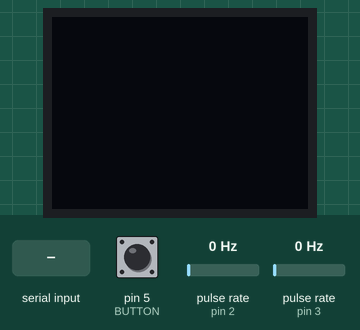
Recording of a sketch running on a simulated Arduino Pro Mini, built with avr-gcc and run on an emulated ATmega328P. Shown: 64×48 one-colour display. Wiring (inferred from the names in the program): 2 × pulse sensor: data pin 2 / data pin 3. The test bench sets the inputs (shaded band); at power-on: pin 5 (BUTTON) HIGH, pulse rate (sensors on pin 2, pin 3) 0 Hz.

Above: at 1.2 s.
1.3 s: "90,45,200\n" received over Serial
At 2.1 s:
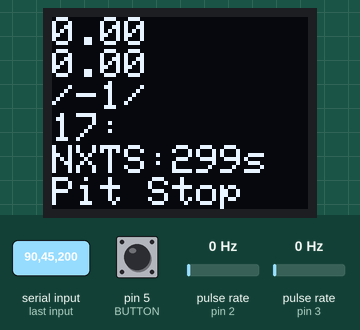
2.8 s: "30,150,10\n" received over Serial
At 3.2 s:
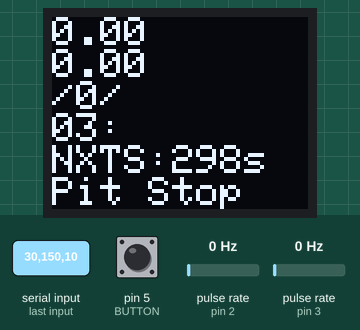
4.3 s: "90,45,200,10\n" received over Serial
At 5.5 s:
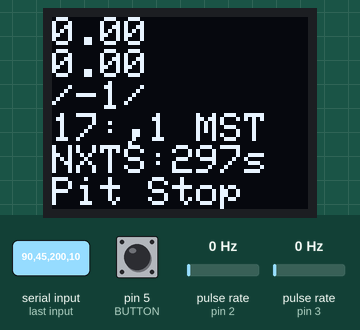
5.8 s: "30,150,10,200\n" received over Serial
At 6.7 s:
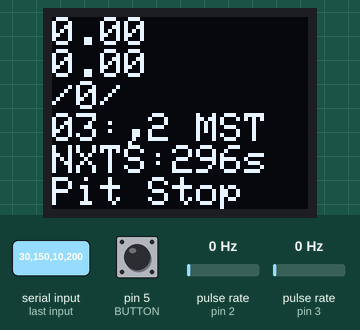
Timing chart, 0 to 8.3 s (numbered marks = the images above; inputs shaded):
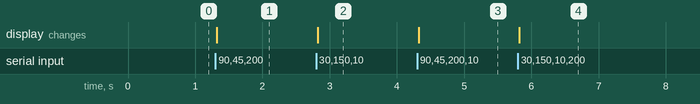

Measured:
- after the input at 1.3 s, the display: changes at once (image 1)
- after the input at 2.8 s, the display: changes at once (image 2)
- after the input at 4.3 s, the display: changes at once (image 3)
- after the input at 5.8 s, the display: changes at once (image 4)

The sketch:

DataLogger.ino
```cpp
/**
  *****************************GPS data logger by Marvin Ibarra***************************
  *
  * simple project where I use the Venus GPS with SMA connector and Openlog from sparkfun.
  * The gps module outputs a stream of data or NEMA code and the arduino parses this data
  * into an easier to read string of data. This data is then sent to the Sparkfun Openlog
  * where it gets stored into a .TXT file.
  *
  * The data is saved to the logger by modifying LOG_INTERVAL (in seconds). Data is not
  * just saved by a schedule but also events can be saved. A rotary encoder is used to
  * cycle through the pre-defined events and a button saves the event choosen. The event
  * will be saved along with the string of data.
  *
  * A 64x48 pixel OLED from Adafruit is used to display the latitude, longitude, date, time,
  * the remaining time before next scheduled save (in seconds), and toggled event.
  *
  * The arduino used is the 3.3V pro mini. This is all powered by Sparkfun Power Cell
  * and a 6000mAh polymer lithium ion battery. Estimated 51 hours to a single charge.
**/

#include <SPI.h>
#include <Wire.h>
#include <SFE_MicroOLED.h>

/////////Button defines/////////
#define BUTTON          5

//////////microOLED defines//////////
#define PIN_CS          10
#define PIN_RESET       9
#define PIN_DC          8
#define FIRST_LINE      0
#define SECOND_LINE     8
#define THIRD_LINE      16
#define FOURTH_LINE     24
#define FIFTH_LINE      32
#define SIXTH_LINE      40

//////////encoder defines//////////
#define ENCODER_PIN1    2
#define ENCODER_PIN2    3
#define STR_EVENT_SIZE  10

//////////OpenLog defines/////////
#define LOG_INTERVAL 300 //in seconds
#define TIME_CONVERT    7   //UTC to MST


//////////encoder variables//////////
volatile int8_t lastEncoded = 0, encoderFlag = 0;
String event[STR_EVENT_SIZE] = {"Pit Stop", "Interest", "Rest Area", "SOS", "Trail", "Pic", "Haunted", "Fun", "Secret", "Camp"};
int history = 0, pos = 0;

//////////GPS variables//////////
String hour, minute, latitudeDegree, latitudeMinute, latPole, longitudeDegree, longitudeMinute, longPole, day, month, year;

//////////OLED variables/////////
bool updateFlag = false;
const String TIME_ZONE = "MST";

//////////Data Logger variables/////////
int sCounter = LOG_INTERVAL;
bool printFlag = false, eventFlag = false;

MicroOLED oled(PIN_RESET, PIN_DC, PIN_CS);

void setup()
{
  pinMode(ENCODER_PIN1, INPUT_PULLUP);
  pinMode(ENCODER_PIN2, INPUT_PULLUP);
  pinMode(BUTTON, INPUT_PULLUP);

  //ISR with interrupt 0 (pin 2) and 1 (pin 3)
  attachInterrupt(0, readEncoder, RISING);
  attachInterrupt(1, readEncoder, RISING);

  //oled init
  oled.begin();
  //oled font size
  oled.setFontType(0);

  //serial init
  Serial.begin(115200);
}

/**************************************Encoder ISR***************************************/
void readEncoder()
{
  int8_t MSB = digitalRead(ENCODER_PIN1);  //most significant bit
  int8_t LSB = digitalRead(ENCODER_PIN2); //least significant bit

  //shift left 1 bit
  MSB = MSB << 1;

  //bitwise OR
  int8_t encoded = MSB | LSB;

  //used flag instead of incrementing count
  //because (1)it would skip by 2 or 3, (2)busy waiting would not make it efficient
  //and (3)after 1-2ms micros will start behaving erratically
  if(encoded != B11)
  {
    //save previous encode
    lastEncoded = encoded;
    return;
  }

  //clockwise dir
  if(lastEncoded == B10)
    encoderFlag = 1;

  //counter-clockwise dir
  else if(lastEncoded == B01)
    encoderFlag = -1;

  return;
}

/*************************************Event Cycle*********************************/
void eventCycle()
{
  //increasing or decreasing by encoderFlag
  pos += encoderFlag;

  //making sure the index does not go out of bounds
  if(pos > (STR_EVENT_SIZE - 1))
    pos = 0;
  else if(pos < 0)
    pos = (STR_EVENT_SIZE - 1);
}

/***************************************Read GPS NEMA*************************************/
void readGPS(String& nemaCode)
{
  char gpsData;
  do
  {
    if(Serial.available())
    {
      gpsData = Serial.read();
      nemaCode += gpsData;
    }
  }
  while(gpsData != 0x0A);   //0x0A is hex for '\n' or the exit case

  return;
}

/***********************************Parse the NEMA CODE***********************************/
void parseNema(String& nemaCode)
{
  int commaLoc[13], j = 0;

  //find the location of every comma
  //to find the start and end of every field
  //decided not to use this method because (1)the GPS will output a default nema code with leading zeros even if it cannot
  //comm with a satellite so there wont be any need to find the commas because the comma locations will never change
/*  for(int i = 0; i < nemaCode.length(); i++)
  {
    if(nemaCode[i] == ',')
      commaLoc[j++] = i;
  }

  //get the hour
  hour = nemaCode.substring(commaLoc[0]+1, commaLoc[0]+3);
  //get the minutes
  minute = nemaCode.substring(commaLoc[0]+3, commaLoc[0]+5);
  //get the latitude degree
  latitude = nemaCode.substring(commaLoc[2]+1, commaLoc[commaLoc[3]);
  //get the latitude pole (N or S)
  latPole = nemaCode.substring(commaLoc[3]+1, commaLoc[4]);
  //get the longitude
  longitude = nemaCode.substring(commaLoc[4]+1, commaLoc[5]);
  //get the longitude pole (E or W)
  longPole = nemaCode.substring(commaLoc[5]+1, commaLoc[6]);
  //get the day
  day = nemaCode.substring(commaLoc[8]+1, commaLoc[8]+3);
  //get the month
  month = nemaCode.substring(commaLoc[8]+3, commaLoc[8]+5);
  //get the year
  year = nemaCode.substring(commaLoc[8]+5, commaLoc[8]+7);
*/
  //get the hour
  hour = nemaCode.substring(7, 9);
  //get the minutes
  minute = nemaCode.substring(9, 11);
  //get the latitude degree
  latitudeDegree = nemaCode.substring(20, 22);
  //get the latitude minute
  latitudeMinute = nemaCode.substring(22, 29);
  //get the latitude pole (N or S)
  latPole = nemaCode.substring(30, 31);
  //get the longitude degree
  longitudeDegree = nemaCode.substring(32, 35);
  //get the longitide minute
  longitudeMinute = nemaCode.substring(35, 42);
  //get the longitude pole (E or W)
  longPole = nemaCode.substring(43, 44);
  //get the day
  day = nemaCode.substring(57, 59);
  //get the month
  month = nemaCode.substring(59, 61);
  //get the year
  year = nemaCode.substring(61, 63);
}

/********************************Convert Date and Time*************************************/
void convertData()
{
  //convert hour to integer
  int hourInt = hour.toInt();
  //convert day to intger
  int dayInt = day.toInt();
  //convert universal time to other
  hourInt -= TIME_CONVERT;

  //check for negative number
  //move day back by 1
  if(hourInt < 0)
  {
    hourInt += 24;
    dayInt -= 1;
  }
  //convert hour integer to string and add a leading zero if needed
  if(hourInt < 10)
    hour = '0' + String(hourInt);
  else
    hour = String(hourInt);
  //convert day integer to string
  day = String(dayInt);

  //convert latitude degree to float
  float latDeg = latitudeDegree.toFloat();
  //convert longitude to float
  float longDeg = longitudeDegree.toFloat();
  //convert latitude minutes to float
  float latMin = latitudeMinute.toFloat();
  //convert longitude to float
  float longMin = longitudeMinute.toFloat();

  //dividing the minutes by 60 and adding to the degree
  latDeg += latMin/60;
  longDeg += longMin/60;

  //convert back to string and if poles are not N or E convert to negative degrees
  if(latPole == "S")
    latitudeDegree = '-' + String(latDeg);
  if(longPole == "W")
    longitudeDegree = '-' + String(longDeg);
  else
  {
    latitudeDegree = String(latDeg);
    longitudeDegree = String(longDeg);
  }
}
/************************************update to OLED***************************************/
void updateOLED()
{
  //refreshing the OLED
  oled.clear(PAGE);
  //latitude on the 1st line
  oled.setCursor(0,FIRST_LINE);
  oled.print(latitudeDegree);
  //longitude on the 2nd line
  oled.setCursor(0,SECOND_LINE);
  oled.print(longitudeDegree);
  //date on the 3rd line
  oled.setCursor(0,THIRD_LINE);
  oled.print(month + '/' + day + '/' + year);
  //time on the 4th line
  oled.setCursor(0,FOURTH_LINE);
  oled.print(hour + ':' + minute + " " + TIME_ZONE);
  //next save in seconds on the 5th line
  oled.setCursor(0,FIFTH_LINE);
  if(printFlag)
    oled.print("Saved!");
  else
    oled.print("NXTS:" + String(sCounter) + 's');
  //event display on the 6th line
  oled.setCursor(0,SIXTH_LINE);
  if(eventFlag)
    oled.print("Saved!");
  else
    oled.print(event[pos]);

  oled.display();
}

/************************************Print to logger*************************************/
void printLogger()
{
  //string of all the data parsed
  String data = month +'/'+ day +'/'+ year +','+ hour +':'+ minute +','+ latitudeDegree +','+ longitudeDegree;

  //adding the event if triggered
  if(eventFlag)
    data += " Event: " + event[pos];

  //printing to the logger
  Serial.println(data);
}

/***************************************Main Loop****************************************/
void loop()
{
  //check if there is new gps data
  //gets the data and parses it
  //it has a 1Hz update rate so the counter decrements every second
  //the time is UTC so time and date are converted
  //an update to the OLED flag is triggered
  if(Serial.available())
  {
    String nemaCode;
    readGPS(nemaCode);
    parseNema(nemaCode);
    convertData();
    sCounter--;
    updateFlag = true;
  }

  //when the rotary encoder is rotated it cycles through the array of string events
  //an update to the OLED flag is triggered
  //the encoder flag will restored
  if(encoderFlag != 0)
  {
    eventCycle();
    encoderFlag = 0;
    updateFlag = true;
  }

  //timed log instead of logging data every data collection (although possible)
  //a counter that decrements every second is the timer
  //once it reaches zero it logs the data and resets the timer
  //an update to the OLED flag is triggered
  if(sCounter <= 0)
  {
    printLogger();
    printFlag = true;
    sCounter = LOG_INTERVAL;
  }

  //button check, would much rather use interrupts but none available
  //logs data the same way as the timed log but adds an event to the string
  //can log data anytime the button is pressed
  //an update to the OLED flag is triggered
  if(pulseIn(BUTTON, LOW, 500))
  {
    eventFlag = true;
    printLogger();
  }

  //the OLED updater. refreshed the screen before populating the new data
  //turns off all the flags
  if(updateFlag)
  {
    updateOLED();
    updateFlag = false;
    printFlag = false;
    eventFlag = false;
  }
}
```
